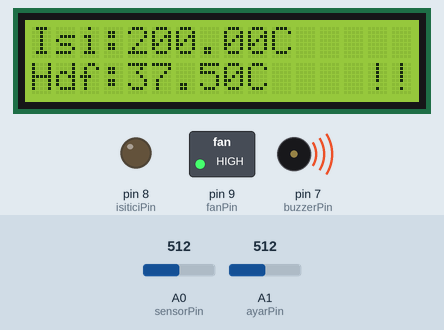
This sketch was run on a simulated Arduino Uno, built with avr-gcc and run on an emulated ATmega328P. Parts: 16×2 character LCD, switched loads named in the sketch (green lamp = pin HIGH), output pins drawn as LEDs (lit = HIGH), buzzer (waves = sounding). Inputs (shaded band) come from the test bench; at power-on: A0 (sensorPin) = 512, A1 (ayarPin) = 512.

Above: at 2.03 s.
2.3 s: A0 (sensorPin) set to 194
At 2.79 s:
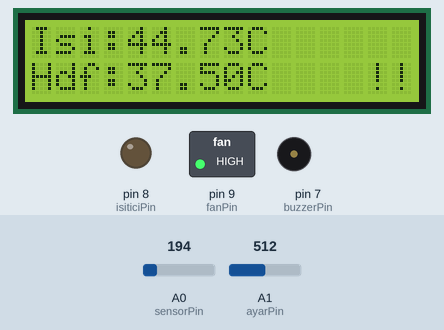
5.0 s: A0 (sensorPin) set to 183
At 6.2 s:
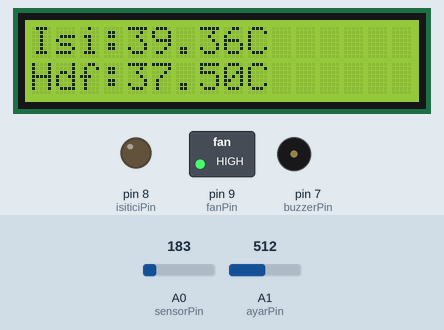
6.5 s: A1 (ayarPin) set to 783
At 7.7 s:
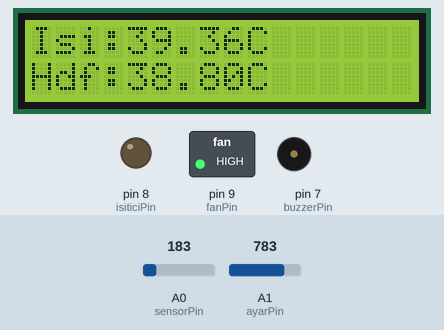
8.1 s: A1 (ayarPin) set to 810
At 9.0 s:
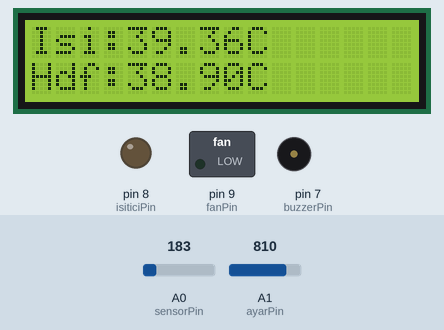
9.6 s: A0 (sensorPin) set to 122
At 10.0 s:
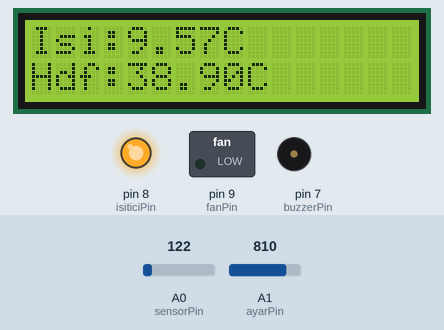
11.1 s: A0 (sensorPin) set to 306
At 11.25 s:
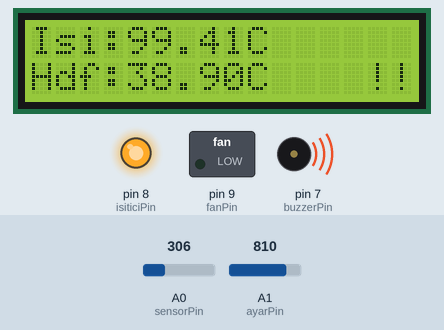
Timing chart, 0 to 13.8 s (numbered marks = the images above; inputs shaded):
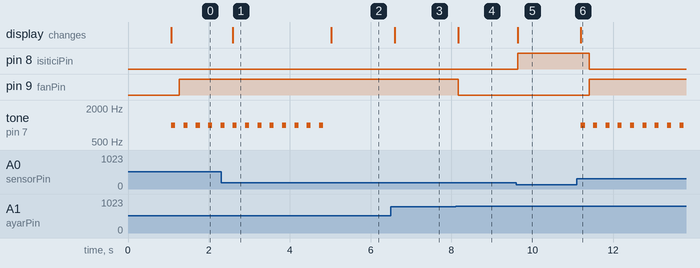

Measured:
- the behaviour switches between 184 and 183 on A0 (sensorPin) (found by bisection; images 1 and 2)
- the behaviour switches between 797 and 798 on A1 (ayarPin) (found by bisection; images 3 and 4)
- after the input at 2.3 s, the display: changes after 0.30 s (image 1)
- after the input at 5.0 s, tone on pin 7 (buzzerPin): stops changing and stays silent; the display: changes at once (image 2)
- after the input at 6.5 s, the display: changes after 0.10 s (image 3)
- after the input at 8.1 s, pin 9 (fanPin): HIGH → LOW after 0.07 s; the display: changes after 0.07 s (image 4)
- after the input at 9.6 s, pin 8 (isiticiPin): LOW → HIGH at once; the display: changes at once (image 5)
- after the input at 11.1 s, pin 8 (isiticiPin): HIGH → LOW after 0.30 s; pin 9 (fanPin): LOW → HIGH after 0.30 s; tone on pin 7 (buzzerPin): alternates 1000 Hz for 0.10 s and silent for 0.20 s, starting after 0.10 s; the display: changes after 0.10 s (image 6)

The sketch:

Kulucka_Sistemi.ino
```cpp
#include <LiquidCrystal.h>

// --- PIN AYARLARI ---
LiquidCrystal lcd(12, 11, 5, 4, 3, 2);

const int sensorPin = A0;    // TMP36 Sıcaklık Sensörü
const int ayarPin = A1;      // Hedef Sıcaklık Düğmesi
const int isiticiPin = 8;    // Kırmızı LED (Isıtıcı)
const int fanPin = 9;        // DC Motor (Fan - Soğutucu)
const int buzzerPin = 7;     // ALARM (Piezo Hoparlör) - YENİ!

// --- KULUÇKA AYARLARI ---
float tolerans = 0.5;        // Normal çalışma aralığı
float alarmSiniri = 2.0;     // Hedefi kaç derece geçerse alarm çalsın?

void setup() {
  pinMode(isiticiPin, OUTPUT);
  pinMode(fanPin, OUTPUT);
  pinMode(buzzerPin, OUTPUT); // Buzzer bir çıkış elemanıdır

  lcd.begin(16, 2);
  lcd.print("Sistem Aktif");
  delay(1000);
  lcd.clear();
}

void loop() {
  // 1. MEVCUT SICAKLIĞI OKU
  int sensorDeger = analogRead(sensorPin);
  float voltaj = sensorDeger * 0.0048828125;
  float sicaklik = (voltaj - 0.5) * 100.0;

  // 2. HEDEF SICAKLIĞI BELİRLE (35-40 Arası)
  int potDeger = analogRead(ayarPin);
  float hedefSicaklik = map(potDeger, 0, 1023, 350, 400) / 10.0;

  // 3. EKRANA YAZDIR
  lcd.setCursor(0, 0);
  lcd.print("Isi:");
  lcd.print(sicaklik);
  lcd.print("C ");

  lcd.setCursor(0, 1);
  lcd.print("Hdf:");
  lcd.print(hedefSicaklik);
  lcd.print("C ");

  // --- ALARM KONTROLÜ (YENİ BÖLÜM) ---
  // Eğer sıcaklık, hedeften 2 derece daha yüksekse -> ALARM ÇAL!
  if (sicaklik >= hedefSicaklik + alarmSiniri) {
    lcd.setCursor(14, 1);
    lcd.print("!!"); // Ekrana ünlem koy

    // Kesik kesik "Düt Düt" sesi
    tone(buzzerPin, 1000); // 1000 Hz ses ver
    delay(100);
    noTone(buzzerPin);     // Sus
    delay(100);
    // Not: Buradaki delay sistemi biraz yavaşlatabilir ama uyarı için gereklidir.
  }
  else {
    noTone(buzzerPin); // Tehlike yoksa sus
    lcd.setCursor(14, 1);
    lcd.print("  ");   // Ünlemi sil
  }

  // 4. TERMOSTAT KONTROLÜ
  if (sicaklik < hedefSicaklik - tolerans) {
    digitalWrite(isiticiPin, HIGH);
    digitalWrite(fanPin, LOW);
  }
  else if (sicaklik > hedefSicaklik + tolerans) {
    digitalWrite(isiticiPin, LOW);
    digitalWrite(fanPin, HIGH);
  }
  else {
    digitalWrite(isiticiPin, LOW);
    digitalWrite(fanPin, LOW);
  }

  // Alarm varken delay kullanıldığı için buradaki genel beklemeyi kısalttık
  delay(100);
}
```
